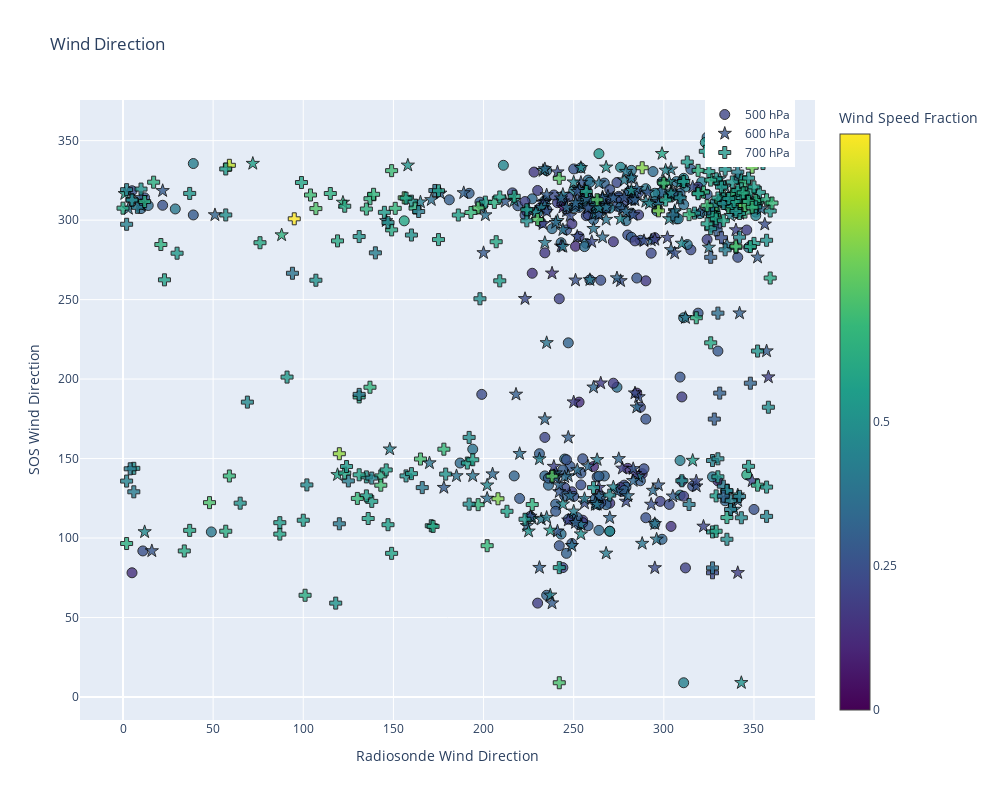

Notebook code for this chart:
### Code cell
import plotly.graph_objs as go

# Scatter plots for each pressure_23 level
trace500 = go.Scatter(
    x=pres_500_23['deg'],
    y=pres_500_23['dir_10m_c'],
    mode='markers',
    marker=dict(
        size=10,
        color=pres_500_23['wspd_fraction_lognorm'],
        colorscale='Viridis',
        opacity=0.8,
        line=dict(width=1, color='black'),  # Add black edgecolor
        colorbar=dict(
            title='Wind Speed Fraction',
            tickvals=[0, 0.25, 0.5],
            ticktext=['0', '0.25', '0.5']
        ),
        cmin=0,
        cmax=1
    ),
    name='500 hPa'
)

trace600 = go.Scatter(
    x=pres_600_23['deg'],
    y=pres_600_23['dir_10m_c'],
    mode='markers',
    marker=dict(
        size=10,
        symbol='star',
        color=pres_600_23['wspd_fraction_lognorm'],
        colorscale='Viridis',
        opacity=0.8,
        line=dict(width=1, color='black'),  # Add black edgecolor
        cmin=0,
        cmax=1
    ),
    name='600 hPa'
)

trace700 = go.Scatter(
    x=pres_700_23['deg'],
    y=pres_700_23['dir_10m_c'],
    mode='markers',
    marker=dict(
        size=10,
        symbol='cross',
        color=pres_700_23['wspd_fraction_lognorm'],
        colorscale='Viridis',
        opacity=0.8,
        line=dict(width=1, color='black'),  # Add black edgecolor
        cmin=0,
        cmax=1
    ),
    name='700 hPa'
)

# Layout
layout = go.Layout(
    title='Wind Direction',
    xaxis=dict(title='Radiosonde Wind Direction'),
    yaxis=dict(title='SOS Wind Direction'),
    width=1000,
    height=800,
    legend=dict(x=0.85, y=1)
)
# Create figure and plot
fig = go.Figure(data=[trace500, trace600, trace700], layout=layout)
fig.show()

### Figure 1 — Plotly figure (JSON) as saved in the notebook; plotly's stock layout.template omitted (floating-point values rounded to 4 significant figures; data arrays with more than 128 entries replaced by an {"elided": "..."} marker saying what was removed)
{"data": [{"marker": {"cmax": 1, "cmin": 0, "color": {"elided": "244 float values"}, "colorbar": {"ticktext": ["0", "0.25", "0.5"], "tickvals": [0, 0.25, 0.5], "title": {"text": "Wind Speed Fraction"}}, "colorscale": [[0, "#440154"], [0.1111, "#482878"], [0.2222, "#3e4989"], [0.3333, "#31688e"], [0.4444, "#26828e"], [0.5556, "#1f9e89"], [0.6667, "#35b779"], [0.7778, "#6ece58"], [0.8889, "#b5de2b"], [1, "#fde725"]], "line": {"color": "black", "width": 1}, "opacity": 0.8, "size": 10}, "mode": "markers", "name": "500 hPa", "type": "scatter", "x": {"elided": "244 int values"}, "y": {"elided": "244 float values"}}, {"marker": {"cmax": 1, "cmin": 0, "color": {"elided": "244 float values"}, "colorscale": [[0, "#440154"], [0.1111, "#482878"], [0.2222, "#3e4989"], [0.3333, "#31688e"], [0.4444, "#26828e"], [0.5556, "#1f9e89"], [0.6667, "#35b779"], [0.7778, "#6ece58"], [0.8889, "#b5de2b"], [1, "#fde725"]], "line": {"color": "black", "width": 1}, "opacity": 0.8, "size": 10, "symbol": "star"}, "mode": "markers", "name": "600 hPa", "type": "scatter", "x": {"elided": "244 int values"}, "y": {"elided": "244 float values"}}, {"marker": {"cmax": 1, "cmin": 0, "color": {"elided": "244 float values"}, "colorscale": [[0, "#440154"], [0.1111, "#482878"], [0.2222, "#3e4989"], [0.3333, "#31688e"], [0.4444, "#26828e"], [0.5556, "#1f9e89"], [0.6667, "#35b779"], [0.7778, "#6ece58"], [0.8889, "#b5de2b"], [1, "#fde725"]], "line": {"color": "black", "width": 1}, "opacity": 0.8, "size": 10, "symbol": "cross"}, "mode": "markers", "name": "700 hPa", "type": "scatter", "x": {"elided": "244 int values"}, "y": {"elided": "244 float values"}}], "layout": {"height": 800, "legend": {"x": 0.85, "y": 1}, "title": {"text": "Wind Direction"}, "width": 1000, "xaxis": {"title": {"text": "Radiosonde Wind Direction"}}, "yaxis": {"title": {"text": "SOS Wind Direction"}}}}
